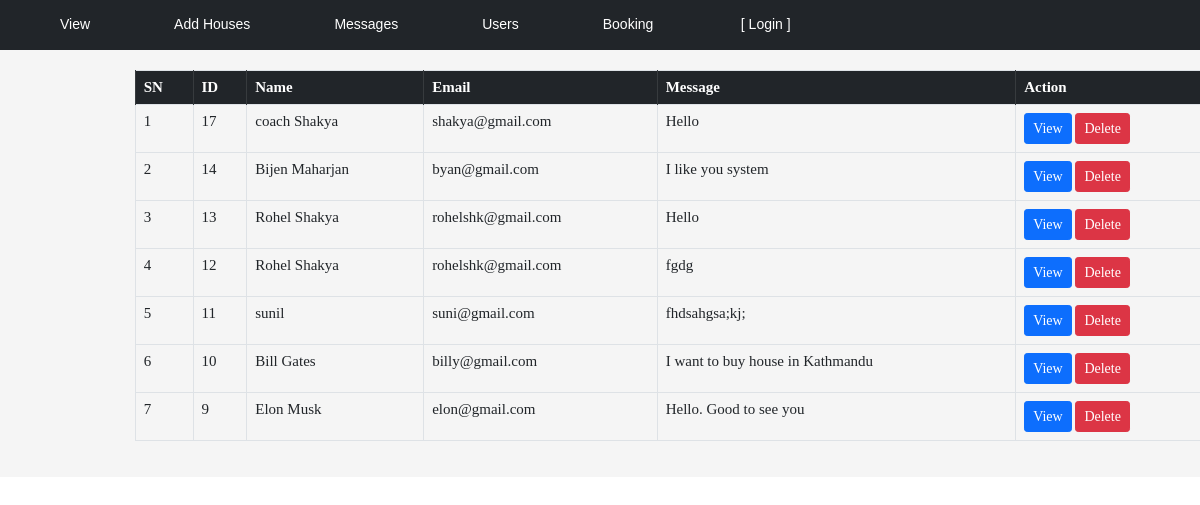
Page /admin/message.php on the committed database.
### tables this page shows
CREATE TABLE `tbl_contact` (
  `id` int(11) NOT NULL,
  `name` varchar(255) NOT NULL,
  `email` varchar(255) NOT NULL,
  `message` varchar(255) NOT NULL
);

### admin/message.php (the view, shortened to what this page needs)
<?php
include("include/connection.php");
?>
<html>
<head>
    <link rel="stylesheet" href="css/style.css">
</head>
<body>
    <div id="wrapper">
        <?php
        include("include/header1.php");
        $sql = "SELECT * FROM tbl_contact ORDER BY id DESC";
        $result = $conn->query($sql);
        ?>
        <div id="content">
            <center>
                <table class="table table-bordered" cellpadding="2px" style="width:80%;font-size:15px">
                    <tr>
                        <th class="table-dark">SN</th>
                        <th class="table-dark">ID</th>
                        <th class="table-dark">Name</th>
                        <th class="table-dark">Email</th>
                        <th class="table-dark">Message</th>
                        <th class="table-dark">Action</th>
                    </tr>
                    <?php
                    $i = 1;
                    while ($rows = $result->fetch_assoc()) {
                    ?>
                    <tr>
                        <td><?php echo $i; ?></td>
                        <td><?php echo $rows['id']; ?></td>
                        <td><?php echo $rows['name']; ?></td>
                        <td><?php echo $rows['email']; ?></td>
                        <td><?php echo $rows['message']; ?></td>
                        <td>
                            <a href="view_message.php?id=<?php echo $rows['id']; ?>"><button type="button"
                                    class="btn btn-primary btn-sm" style="color:white">View</button></a>
                            <a href="delete_message.php?id=<?php echo $rows['id']; ?>"
                                onClick="return confirm_delete()"><button type="button" class="btn btn-danger btn-sm" ">Delete</button></a>
                        </td>
                    </tr>
                    <?php
                        $i++;
                    }
                    ?>
                </table>
            </center>
        </div>
    </div>
</body>
</html>

### admin/css/style.css (style rules this page uses)
body { margin: 0; font-size: 12px; box-sizing: border-box; font-family: "opensans-regular", sans-serif; height: auto; }
#wrapper { width: 100%; height: auto; background-color: #eee; overflow: hidden; font-family: Segoe UI Semibold; }
#content { font-size: 14px; padding-top: 20px; background-color: #f5f5f5; overflow: hidden; width: 1347px; height: auto; background-position: center; background-repeat: no-repeat; background-size: cover; display: block; margin-left: auto; margin-right: auto; padding-bottom: 20px; }

### rows in the picture
tbl_contact: id "17", name "coach Shakya", email "shakya@gmail.com", message "Hello"
tbl_contact: id "14", name "Bijen Maharjan", email "byan@gmail.com", message "I like you system"
tbl_contact: id "13", name "Rohel Shakya", email "rohelshk@gmail.com", message "Hello"
tbl_contact: id "12", name "Rohel Shakya", email "rohelshk@gmail.com", message "fgdg"
tbl_contact: id "11", name "sunil", email "suni@gmail.com", message "fhdsahgsa;kj;"
tbl_contact: id "10", name "Bill Gates", email "billy@gmail.com", message "I want to buy house in Kathmandu"
tbl_contact: id "9", name "Elon Musk", email "elon@gmail.com", message "Hello. Good to see you"
